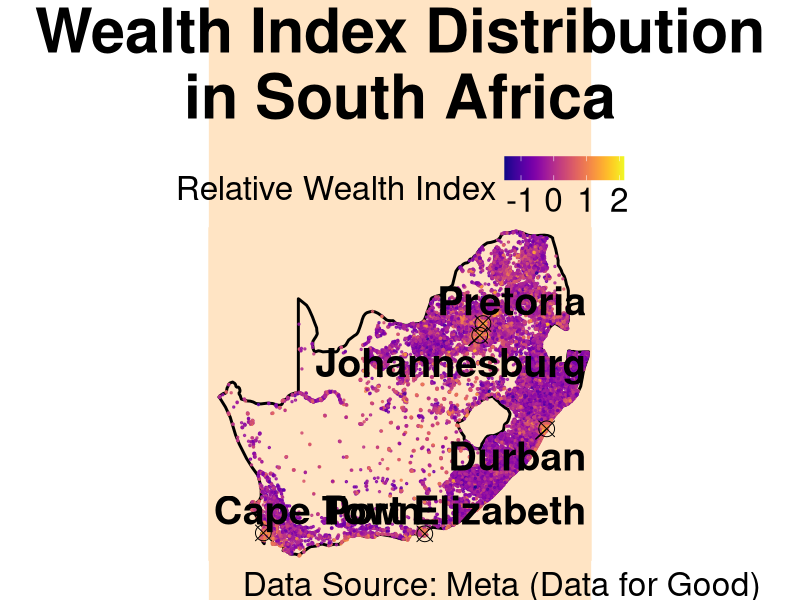
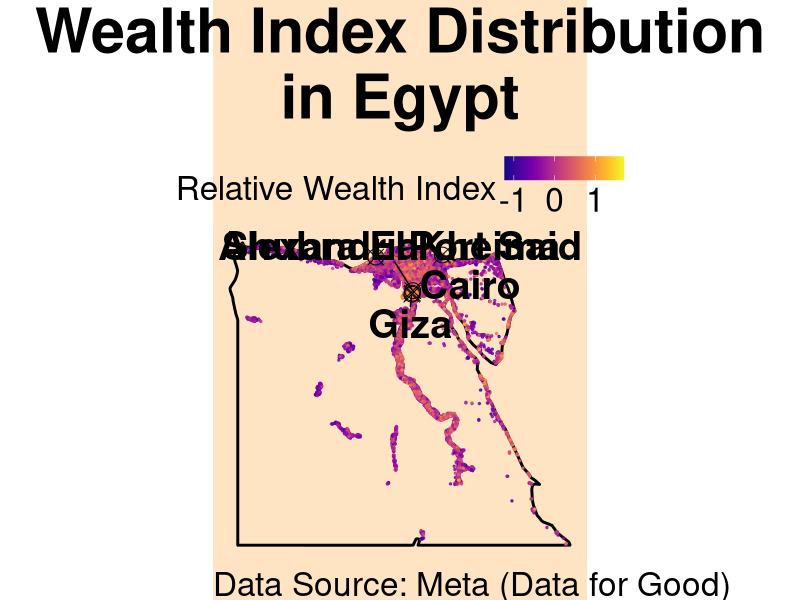
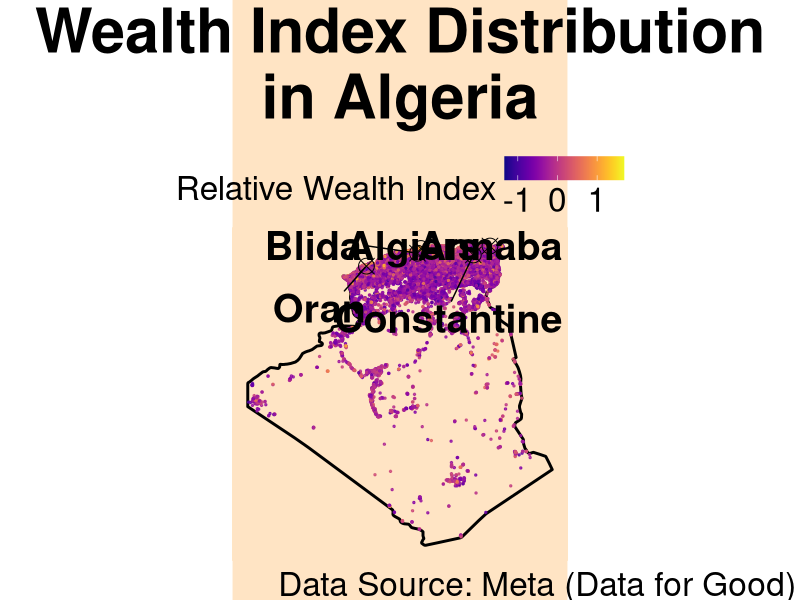
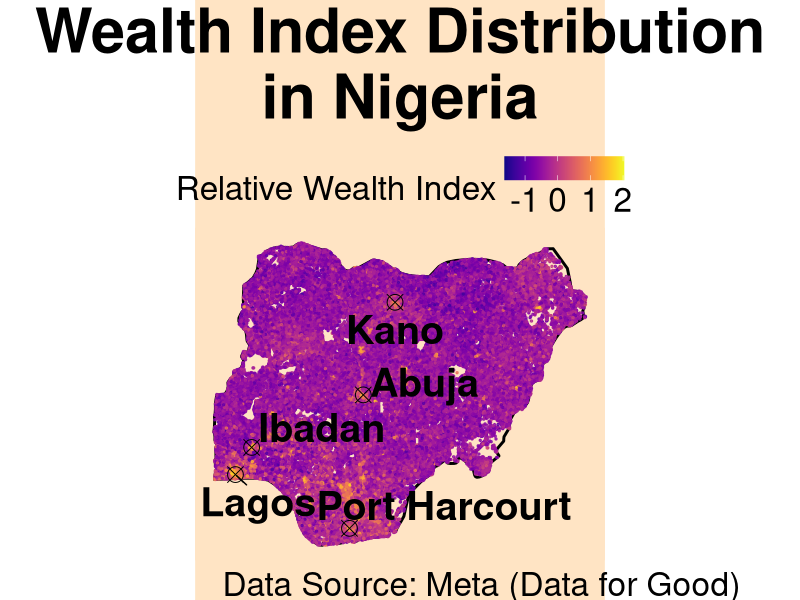
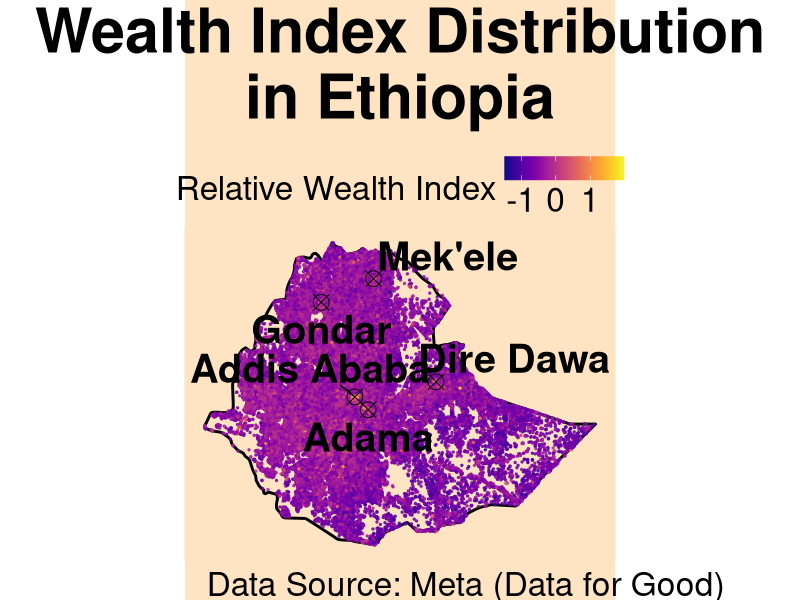
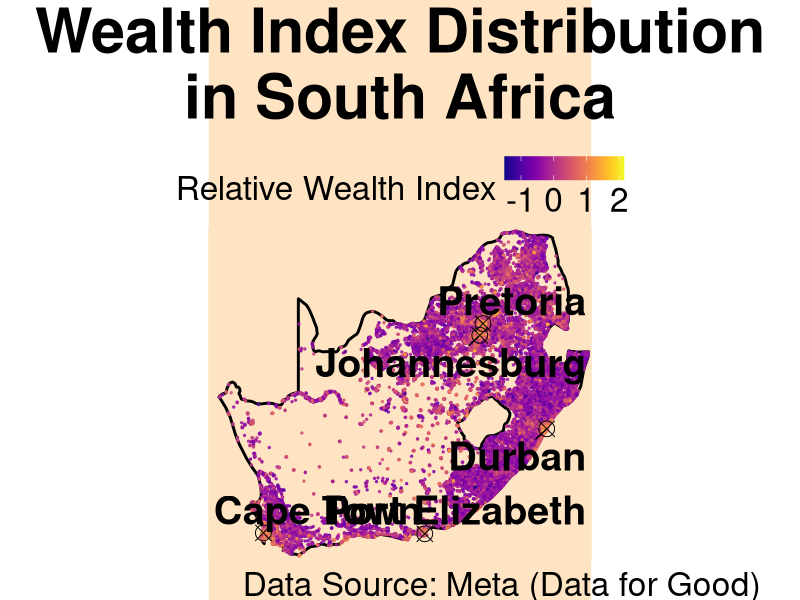
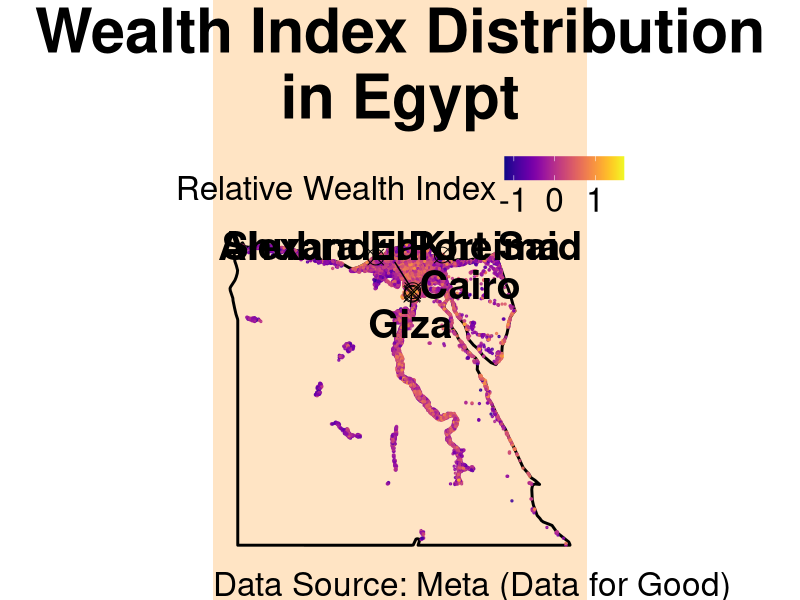
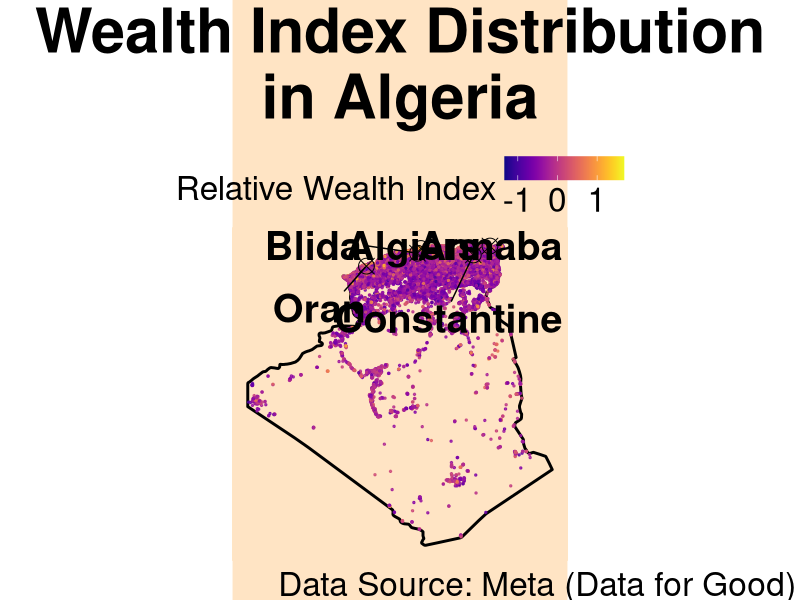

R code for these plots, in order:
# Relative Wealth Index - Top 5 Economies in Africa
# using the Meta DataforGood dataset

# Install necessary packages
# install.packages(c("ggplot2", "sf", "viridis", "rnaturalearth", "rnaturalearthdata"))

# Load the libraries
library(tidyverse)
library(ggplot2)
library(sf)
library(ggrepel)
library(viridis)
library(rnaturalearth)
library(rnaturalearthdata)

# South Africa

# Read the CSV file
zaf_data <- read_csv("sub_pro_2_rel_wealth_index_meta/datasets/zaf_relative_wealth_index.csv")

# Convert the data to an sf object
zaf_data_sf <- st_as_sf(zaf_data, coords = c("longitude", "latitude"), crs = 4326)

# South Africa country borders
south_africa <- ne_countries(scale = "medium", country = "South Africa", returnclass = "sf")

# Create a data frame with major Kenyan towns
major_towns_south_africa <- data.frame(
  name = c("Johannesburg", "Cape Town", "Durban", "Pretoria", "Port Elizabeth"),
  longitude = c(28.0473, 18.4241, 31.0218, 28.1881, 25.6022),
  latitude = c(-26.2041, -33.9249, -29.8587, -25.7461, -33.9608)
)

# Map of South Africa

ggplot() +
  geom_sf(data = south_africa, fill = NA, color = "black", linewidth = 1) + # Add South Africa borders
  geom_point(data = zaf_data, aes(x = longitude, y = latitude, color = rwi), size = 0.5, alpha = 0.8) +
  geom_text_repel(data = major_towns_south_africa, aes(x = longitude, y = latitude, label = name), 
                  color = "black", fontface = "bold", check_overlap = TRUE, size = 10, vjust = 1.5) +
  geom_point(data = major_towns_south_africa, aes(x = longitude, y = latitude), 
             color = "black", size = 5, shape = 13) +
  scale_color_viridis(option = "plasma") +
  theme_void() +
  labs(title = "Wealth Index Distribution\nin South Africa",
       subtitle = "",
       caption = "Data Source: Meta (Data for Good)",
       color = "Relative Wealth Index") +
  coord_sf(xlim = c(16, 33), ylim = c(-35, -22), expand = FALSE) + # Bounding Box
  theme(plot.title = element_text(family="Helvetica", face="bold", size = 44, hjust = 0.5),
        #plot.subtitle = element_text(family="Helvetica", size = 24, hjust = 0.5),
        plot.title.position = 'plot',
        plot.caption = element_text(family = "Helvetica",size = 24, hjust = -0.25, vjust = 0.5),
        plot.caption.position = 'plot',
        plot.background = element_rect(fill = "bisque1", colour = "bisque1"),
        panel.background = element_rect(fill = "bisque1", colour = "bisque1"),
        legend.title = element_text(family="Helvetica", size = 24),
        legend.text = element_text(size = 24), 
        legend.position = "top")

ggsave("sub_pro_2_rel_wealth_index_meta/images/south_africa.png", width = 12, height = 12, dpi = 72)

# Egypt

# Read the CSV file
egy_data <- read_csv("sub_pro_2_rel_wealth_index_meta/datasets/egypt_relative_wealth_index.csv")

# Convert the data to an sf object
egy_data_sf <- st_as_sf(egy_data, coords = c("longitude", "latitude"), crs = 4326)

# Egypt country borders
egypt <- ne_countries(scale = "medium", country = "Egypt", returnclass = "sf")

# Create a data frame with major Egyptian towns
major_towns_egypt <- data.frame(
  name = c("Cairo", "Alexandria", "Giza", "Shubra El Kheima", "Port Said"),
  longitude = c(31.2357, 29.9187, 31.2089, 31.2445, 32.3019),
  latitude = c(30.0444, 31.2001, 30.0131, 30.1279, 31.2652)
)

# Map of Egypt

ggplot() +
  geom_sf(data = egypt, fill = NA, color = "black", linewidth = 1) + # Add Egypt borders
  geom_point(data = egy_data, aes(x = longitude, y = latitude, color = rwi), size = 0.5, alpha = 0.8) +
  geom_text_repel(data = major_towns_egypt, aes(x = longitude, y = latitude, label = name), 
                  color = "black", fontface = "bold", check_overlap = TRUE, size = 10, vjust = 1.5) +
  geom_point(data = major_towns_egypt, aes(x = longitude, y = latitude), 
             color = "black", size = 5, shape = 13) +
  scale_color_viridis(option = "plasma") +
  theme_void() +
  labs(title = "Wealth Index Distribution\nin Egypt",
       subtitle = "",
       caption = "Data Source: Meta (Data for Good)",
       color = "Relative Wealth Index") +
  theme(plot.title = element_text(family="Helvetica", face="bold", size = 44, hjust = 0.5),
        #plot.subtitle = element_text(family="Helvetica", size = 24, hjust = 0.5),
        plot.title.position = 'plot',
        plot.caption = element_text(family = "Helvetica",size = 24, hjust = 0, vjust = 0.5),
        plot.caption.position = 'plot',
        plot.background = element_rect(fill = "bisque1", colour = "bisque1"),
        panel.background = element_rect(fill = "bisque1", colour = "bisque1"),
        legend.title = element_text(family="Helvetica", size = 24),
        legend.text = element_text(size = 24), 
        legend.position = "top")

ggsave("sub_pro_2_rel_wealth_index_meta/images/egypt.png", width = 12, height = 12, dpi = 72)

# Algeria

# Read the CSV file
alg_data <- read_csv("sub_pro_2_rel_wealth_index_meta/datasets/algeria_relative_wealth_index.csv")

# Convert the data to an sf object
alg_data_sf <- st_as_sf(alg_data, coords = c("longitude", "latitude"), crs = 4326)

# Kenya country borders
algeria <- ne_countries(scale = "medium", country = "Algeria", returnclass = "sf")

# Create a data frame with major Algerian towns
major_towns_algeria <- data.frame(
  name = c("Algiers", "Oran", "Constantine", "Annaba", "Blida"),
  longitude = c(3.0588, -0.6349, 6.6147, 7.7453, 2.8275),
  latitude = c(36.7538, 35.6969, 36.3650, 36.9009, 36.4722)
)

# Map of Algeria

ggplot() +
  geom_sf(data = algeria, fill = NA, color = "black", linewidth = 1) + # Add Algeria borders
  geom_point(data = alg_data, aes(x = longitude, y = latitude, color = rwi), size = 0.5, alpha = 0.8) +
  geom_text_repel(data = major_towns_algeria, aes(x = longitude, y = latitude, label = name), 
                  color = "black", fontface = "bold", check_overlap = TRUE, size = 10, vjust = 1.5) +
  geom_point(data = major_towns_algeria, aes(x = longitude, y = latitude), 
             color = "black", size = 5, shape = 13) +
  scale_color_viridis(option = "plasma") +
  theme_void() +
  labs(title = "Wealth Index Distribution\nin Algeria",
       subtitle = "",
       caption = "Data Source: Meta (Data for Good)",
       color = "Relative Wealth Index") +
  theme(plot.title = element_text(family="Helvetica", face="bold", size = 44, hjust = 0.5),
        #plot.subtitle = element_text(family="Helvetica", size = 24, hjust = 0.5),
        plot.title.position = 'plot',
        plot.caption = element_text(family = "Helvetica",size = 24, hjust = -0.25, vjust = 0.5),
        plot.caption.position = 'plot',
        plot.background = element_rect(fill = "bisque1", colour = "bisque1"),
        panel.background = element_rect(fill = "bisque1", colour = "bisque1"),
        legend.title = element_text(family="Helvetica", size = 24),
        legend.text = element_text(size = 24), 
        legend.position = "top")

ggsave("sub_pro_2_rel_wealth_index_meta/images/algeria.png", width = 12, height = 12, dpi = 72)

# Nigeria

# Read the CSV file
nga_data <- read_csv("sub_pro_2_rel_wealth_index_meta/datasets/nga_relative_wealth_index.csv")

# Convert the data to an sf object
nga_data_sf <- st_as_sf(nga_data, coords = c("longitude", "latitude"), crs = 4326)

# Nigeria country borders
nigeria <- ne_countries(scale = "medium", country = "Nigeria", returnclass = "sf")

# Create a data frame with major Nigerian towns
major_towns_nigeria <- data.frame(
  name = c("Lagos", "Kano", "Ibadan", "Abuja", "Port Harcourt"),
  longitude = c(3.3792, 8.5167, 3.9000, 7.4951, 7.0498),
  latitude = c(6.5244, 12.0000, 7.3878, 9.0579, 4.8156)
)

# Map of Nigeria

ggplot() +
  geom_sf(data = nigeria, fill = NA, color = "black", linewidth = 1) + # Add Kenya borders
  geom_point(data = nga_data, aes(x = longitude, y = latitude, color = rwi), size = 0.5, alpha = 0.8) +
  geom_text_repel(data = major_towns_nigeria, aes(x = longitude, y = latitude, label = name), 
                  color = "black", fontface = "bold", check_overlap = TRUE, size = 10, vjust = 1.5) +
  geom_point(data = major_towns_nigeria, aes(x = longitude, y = latitude), 
             color = "black", size = 5, shape = 13) +
  scale_color_viridis(option = "plasma") +
  theme_void() +
  labs(title = "Wealth Index Distribution\nin Nigeria",
       subtitle = "",
       caption = "Data Source: Meta (Data for Good)",
       color = "Relative Wealth Index") +
  theme(plot.title = element_text(family="Helvetica", face="bold", size = 44, hjust = 0.5),
        #plot.subtitle = element_text(family="Helvetica", size = 24, hjust = 0.5),
        plot.title.position = 'plot',
        plot.caption = element_text(family = "Helvetica",size = 24, hjust = -0.25, vjust = 0.5),
        plot.caption.position = 'plot',
        plot.background = element_rect(fill = "bisque1", colour = "bisque1"),
        panel.background = element_rect(fill = "bisque1", colour = "bisque1"),
        legend.title = element_text(family="Helvetica", size = 24),
        legend.text = element_text(size = 24), 
        legend.position = "top")

ggsave("sub_pro_2_rel_wealth_index_meta/images/nigeria.png", width = 12, height = 12, dpi = 72)

# Ethiopia

# Read the CSV file
eth_data <- read_csv("sub_pro_2_rel_wealth_index_meta/datasets/eth_relative_wealth_index.csv")

# Convert the data to an sf object
eth_data_sf <- st_as_sf(eth_data, coords = c("longitude", "latitude"), crs = 4326)

# Ethiopia country borders
ethiopia <- ne_countries(scale = "medium", country = "Ethiopia", returnclass = "sf")

# Create a data frame with major Kenyan towns
major_towns_ethiopia <- data.frame(
  name = c("Addis Ababa", "Dire Dawa", "Mek'ele", "Adama", "Gondar"),
  longitude = c(38.7578, 41.8661, 39.4753, 39.2671, 37.4667),
  latitude = c(9.0252, 9.5951, 13.4967, 8.5400, 12.6000)
)

# Map of Kenya

ggplot() +
  geom_sf(data = ethiopia, fill = NA, color = "black", linewidth = 1) + # Add Kenya borders
  geom_point(data = eth_data, aes(x = longitude, y = latitude, color = rwi), size = 0.5, alpha = 0.8) +
  geom_text_repel(data = major_towns_ethiopia, aes(x = longitude, y = latitude, label = name), 
                  color = "black", fontface = "bold", check_overlap = TRUE, size = 10, vjust = 1.5) +
  geom_point(data = major_towns_ethiopia, aes(x = longitude, y = latitude), 
             color = "black", size = 5, shape = 13) +
  scale_color_viridis(option = "plasma") +
  theme_void() +
  labs(title = "Wealth Index Distribution\nin Ethiopia",
       subtitle = "",
       caption = "Data Source: Meta (Data for Good)",
       color = "Relative Wealth Index") +
  theme(plot.title = element_text(family="Helvetica", face="bold", size = 44, hjust = 0.5),
        #plot.subtitle = element_text(family="Helvetica", size = 24, hjust = 0.5),
        plot.title.position = 'plot',
        plot.caption = element_text(family = "Helvetica",size = 24, hjust = -0.25, vjust = 0.5),
        plot.caption.position = 'plot',
        plot.background = element_rect(fill = "bisque1", colour = "bisque1"),
        panel.background = element_rect(fill = "bisque1", colour = "bisque1"),
        legend.title = element_text(family="Helvetica", size = 24),
        legend.text = element_text(size = 24), 
        legend.position = "top")

ggsave("sub_pro_2_rel_wealth_index_meta/images/ethiopia.png", width = 12, height = 12, dpi = 72)
